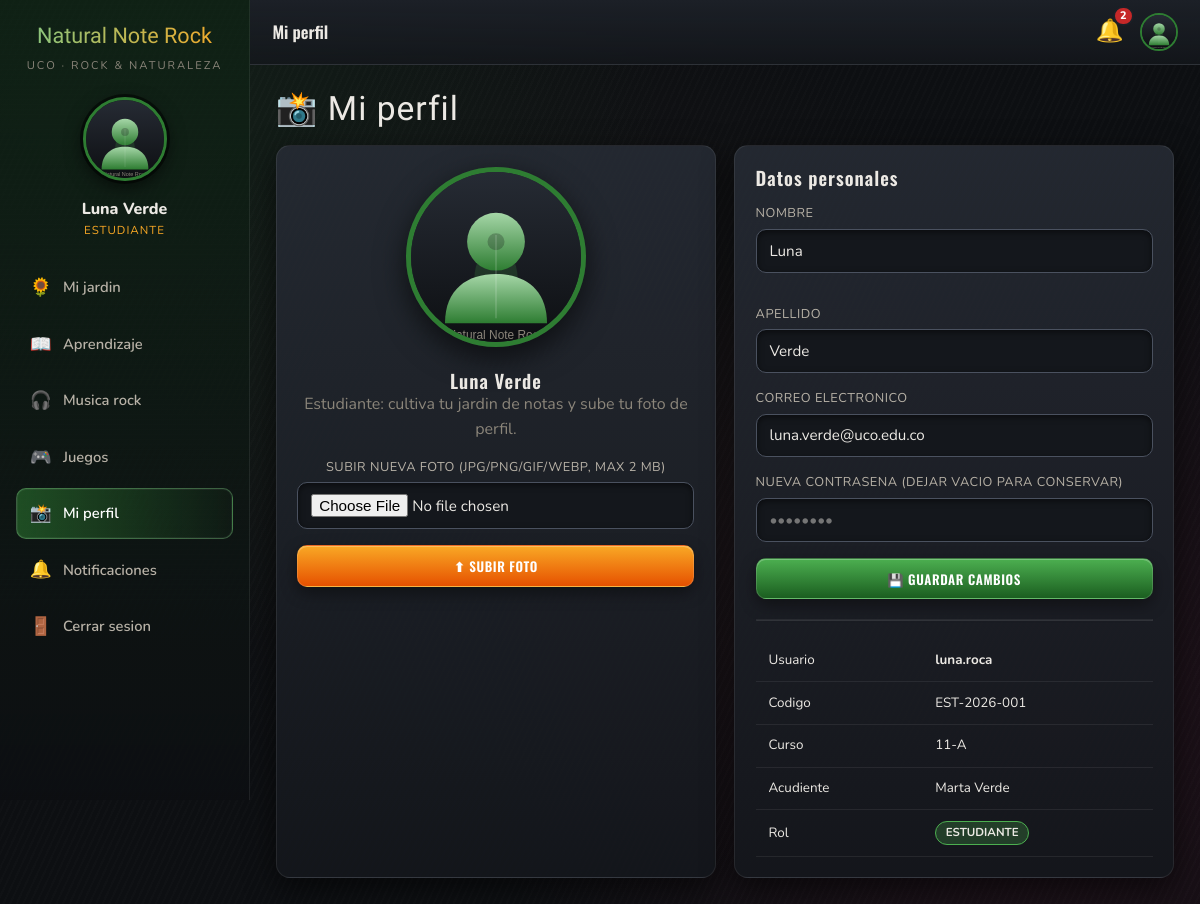
/estudiante/perfil.php (signed in), run on the app's committed database.
### tables this page shows
CREATE TABLE usuarios (
    id              INT AUTO_INCREMENT PRIMARY KEY,
    nombre          VARCHAR(80)  NOT NULL,
    apellido        VARCHAR(80)  NOT NULL,
    username        VARCHAR(50)  NOT NULL UNIQUE,
    email           VARCHAR(120) NOT NULL UNIQUE,
    password_hash   VARCHAR(255) NOT NULL,
    rol             ENUM('administrador','profesor','estudiante') NOT NULL,
    foto            VARCHAR(255) DEFAULT NULL,
    activo          TINYINT(1)   NOT NULL DEFAULT 1,
    ultimo_acceso   DATETIME     DEFAULT NULL,
    creado_en       TIMESTAMP    DEFAULT CURRENT_TIMESTAMP,
    actualizado_en  TIMESTAMP    DEFAULT CURRENT_TIMESTAMP ON UPDATE CURRENT_TIMESTAMP,
    INDEX idx_usuarios_rol (rol)
);

CREATE TABLE estudiantes (
    id               INT AUTO_INCREMENT PRIMARY KEY,
    usuario_id       INT NOT NULL UNIQUE,
    codigo           VARCHAR(30) UNIQUE,
    documento        VARCHAR(30) UNIQUE,
    curso            VARCHAR(40),
    fecha_nacimiento DATE,
    acudiente        VARCHAR(120),
    telefono         VARCHAR(30),
    direccion        VARCHAR(180),
    CONSTRAINT fk_estudiante_usuario
        FOREIGN KEY (usuario_id) REFERENCES usuarios(id)
        ON DELETE CASCADE ON UPDATE CASCADE
);

### config/config.php (called while the page is built, shortened)
<?php
function url(string $path = ''): string
{
    return BASE_PATH . ltrim($path, '/');
}
function asset(string $path): string
{
    return url('assets/' . ltrim($path, '/'));
}
function e(?string $valor): string
{
    return htmlspecialchars((string) $valor, ENT_QUOTES, 'UTF-8');
}
spl_autoload_register(static function (string $clase): void {
    $prefijo = 'App\\';
    $relativa = str_replace('\\', '/', substr($clase, strlen($prefijo)));
    $archivo  = APP_ROOT . '/src/' . $relativa . '.php';
});

### includes/guard.php (called while the page is built, shortened)
<?php
require_once __DIR__ . '/../config/config.php';
$rolesPermitidos = $rolesPermitidos ?? [];
$usuario = $rolesPermitidos
    ? Auth::requerirRol(...$rolesPermitidos)
    : Auth::requerirLogin();

### src/Models/Estudiante.php (called while the page is built, shortened)
<?php
final class Estudiante extends Usuario
{
    protected ?string $codigo = null;
    protected ?string $curso = null;
    protected ?string $acudiente = null;
    protected function hidratarExtra(): void
    {
        $db = Database::getInstancia()->getConexion();
        $stmt = $db->prepare('SELECT * FROM estudiantes WHERE usuario_id = :u LIMIT 1');
        $stmt->execute([':u' => $this->id]);
        if ($fila = $stmt->fetch()) {
            $this->codigo       = $fila['codigo'];
            $this->curso        = $fila['curso'];
            $this->acudiente    = $fila['acudiente'];
        }
    }
    public function menu(): array
    {
        return [
            ['titulo' => 'Mi jardin',      'url' => url('estudiante/dashboard.php'),     'icono' => '🌻'],
            ['titulo' => 'Aprendizaje',    'url' => url('estudiante/aprendizaje.php'),   'icono' => '📖'],
            ['titulo' => 'Musica rock',    'url' => url('estudiante/musica.php'),        'icono' => '🎧'],
            ['titulo' => 'Juegos',         'url' => url('estudiante/juegos.php'),        'icono' => '🎮'],
            ['titulo' => 'Mi perfil',      'url' => url('estudiante/perfil.php'),        'icono' => '📸'],
            ['titulo' => 'Notificaciones', 'url' => url('notificaciones.php'),           'icono' => '🔔'],
        ];
    }
    public function descripcionRol(): string
    {
        return 'Estudiante: cultiva tu jardin de notas y sube tu foto de perfil.';
    }
    public function getCodigo(): ?string { return $this->codigo; }
    public function getCurso(): ?string { return $this->curso; }
    public function getAcudiente(): ?string { return $this->acudiente; }
}

### src/Models/Usuario.php (called while the page is built, shortened)
<?php
abstract class Usuario extends Model implements Autenticable, Notificable
{
    protected int    $id = 0;
    protected string $nombre = '';
    protected string $apellido = '';
    protected string $username = '';
    protected string $email = '';
    protected string $rol = '';
    public static function desdeFila(array $fila): Usuario
    {
        $usuario = match ($fila['rol']) {
            'administrador' => new Administrador(),
            'profesor'      => new Profesor(),
            default         => new Estudiante(),
        };
        $usuario->id           = (int) $fila['id'];
        $usuario->nombre       = $fila['nombre'];
        $usuario->apellido     = $fila['apellido'];
        $usuario->username     = $fila['username'];
        $usuario->email        = $fila['email'];
        $usuario->passwordHash = $fila['password_hash'];
        $usuario->rol          = $fila['rol'];
        $usuario->foto         = $fila['foto'] ?: null;
        $usuario->activo       = (bool) $fila['activo'];
        $usuario->hidratarExtra();
        return $usuario;
    }
    public static function buscarPorId(int $id): ?Usuario
    {
        $db = Database::getInstancia()->getConexion();
        $stmt = $db->prepare('SELECT * FROM usuarios WHERE id = :id AND activo = 1 LIMIT 1');
        $stmt->execute([':id' => $id]);
        $fila = $stmt->fetch();
        return $fila ? self::desdeFila($fila) : null;
    }
    public function getRol(): string
    {
        return $this->rol;
    }
    public function notificacionesNoLeidas(): int
    {
        $stmt = $this->db->prepare(
            'SELECT COUNT(*) FROM notificaciones WHERE usuario_id = :u AND leida = 0'
        );
        $stmt->execute([':u' => $this->id]);
        return (int) $stmt->fetchColumn();
    }
    public function getNombreCompleto(): string { return trim($this->nombre . ' ' . $this->apellido); }
    public function getNombre(): string { return $this->nombre; }
    public function getApellido(): string { return $this->apellido; }
    public function getUsername(): string { return $this->username; }
    public function getEmail(): string { return $this->email; }
    public function getFotoUrl(): string
    {
        return asset('img/avatar_default.svg');
    }
}

### src/Support/Auth.php (called while the page is built, shortened)
<?php
final class Auth
{
    public static function usuario(): ?Usuario
    {
        $id = $_SESSION['usuario_id'] ?? null;
        return Usuario::buscarPorId((int) $id);
    }
    public static function requerirLogin(): Usuario
    {
        $usuario = self::usuario();
        return $usuario;
    }
    public static function requerirRol(string ...$roles): Usuario
    {
        $usuario = self::requerirLogin();
        return $usuario;
    }
}

### src/Core/Database.php (called while the page is built, shortened)
<?php
final class Database
{
    private static ?Database $instancia = null;
    private PDO $pdo;
    private function __construct()
    {
        $dsn = sprintf(
            'mysql:host=%s;port=%s;dbname=%s;charset=%s',
            DB_HOST,
            DB_PORT,
            DB_NAME,
            DB_CHARSET
        );
        try {
            $this->pdo = new PDO($dsn, DB_USER, DB_PASS, [
                PDO::ATTR_ERRMODE            => PDO::ERRMODE_EXCEPTION,
                PDO::ATTR_DEFAULT_FETCH_MODE => PDO::FETCH_ASSOC,
                PDO::ATTR_EMULATE_PREPARES   => false,
            ]);
        } catch (PDOException $e) {
            throw new RuntimeException(
                'No fue posible conectar a la base de datos: ' . $e->getMessage()
            );
        }
    }
    public static function getInstancia(): Database
    {
        if (self::$instancia === null) {
            self::$instancia = new self();
        }
        return self::$instancia;
    }
    public function getConexion(): PDO
    {
        return $this->pdo;
    }
}

### src/Core/Model.php (called while the page is built, shortened)
<?php
abstract class Model
{
    public function __construct()
    {
        $this->db = Database::getInstancia()->getConexion();
    }
}

### estudiante/perfil.php (the view, shortened to what this page needs)
<?php
$rolesPermitidos = ['estudiante'];
require_once __DIR__ . '/../includes/guard.php';
$pageTitle = 'Mi perfil';
$activo = url('estudiante/perfil.php');
require __DIR__ . '/../includes/header.php';
?>
<div class="titulo-seccion"><h2>📸 Mi perfil</h2></div>
<div class="grid grid-2">
    <div class="card text-center">
        <img src="<?= e($usuario->getFotoUrl()) ?>" alt="Foto actual"
             style="width:180px;height:180px;border-radius:50%;object-fit:cover;border:5px solid var(--green-500);box-shadow:0 10px 30px rgba(0,0,0,.6)">
        <h3 class="mt"><?= e($usuario->getNombreCompleto()) ?></h3>
        <p class="text-dim"><?= e($usuario->descripcionRol()) ?></p>
        <form method="post" enctype="multipart/form-data" class="mt">
            <div class="form-group">
                <label for="foto">Subir nueva foto (JPG/PNG/GIF/WEBP, max 2 MB)</label>
                <input type="file" id="foto" name="foto" accept="image/*" required>
            </div>
            <button class="btn btn-ambar btn-block">⬆ Subir foto</button>
        </form>
    </div>
    <div class="card">
        <h3>Datos personales</h3>
        <form method="post" class="mt">
            <div class="form-row">
                <div class="form-group">
                    <label>Nombre</label>
                    <input type="text" name="nombre" value="<?= e($usuario->getNombre()) ?>" required>
                </div>
                <div class="form-group">
                    <label>Apellido</label>
                    <input type="text" name="apellido" value="<?= e($usuario->getApellido()) ?>" required>
                </div>
            </div>
            <div class="form-group">
                <label>Correo electronico</label>
                <input type="email" name="email" value="<?= e($usuario->getEmail()) ?>" required>
            </div>
            <div class="form-group">
                <label>Nueva contrasena (dejar vacio para conservar)</label>
                <input type="password" name="password" placeholder="••••••••">
            </div>
            <button class="btn btn-verde btn-block">💾 Guardar cambios</button>
        </form>
        <hr style="border-color:rgba(255,255,255,.1);margin:1.2rem 0">
        <table class="tabla tabla-mini">
            <tr><td>Usuario</td><td><strong><?= e($usuario->getUsername()) ?></strong></td></tr>
            <tr><td>Codigo</td><td><?= e($usuario->getCodigo()) ?></td></tr>
            <tr><td>Curso</td><td><?= e($usuario->getCurso()) ?></td></tr>
            <tr><td>Acudiente</td><td><?= e($usuario->getAcudiente()) ?></td></tr>
            <tr><td>Rol</td><td><span class="chip chip-verde"><?= e($usuario->getRol()) ?></span></td></tr>
        </table>
    </div>
</div>
<?php require __DIR__ . '/../includes/footer.php'; ?>

### includes/header.php (shortened to what this page needs)
<?php
$pageTitle = $pageTitle ?? APP_NAME;
$activo    = $activo ?? '';
$noLeidas  = $usuario->notificacionesNoLeidas();
?>
<!DOCTYPE html>
<html lang="es">
<head>
    <link rel="stylesheet" href="<?= asset('css/style.css') ?>">
    <link rel="stylesheet" href="<?= asset('css/garden.css') ?>">
</head>
<body>
<div class="app">
    <aside class="sidebar" id="sidebar">
        <div class="brand"><?= e(APP_NAME) ?></div>
        <div class="brand-sub"><?= e(APP_ORG) ?> · ROCK & NATURALEZA</div>
        <div class="perfil-mini">
            <img src="<?= e($usuario->getFotoUrl()) ?>" alt="Foto de perfil">
            <div class="nombre"><?= e($usuario->getNombreCompleto()) ?></div>
            <div class="rol"><?= e($usuario->getRol()) ?></div>
        </div>
        <nav>
            <?php foreach ($usuario->menu() as $item): ?>
                <a class="nav-item <?= $activo === $item['url'] ? 'activo' : '' ?>"
                   href="<?= e($item['url']) ?>">
                    <span class="ico"><?= $item['icono'] ?></span>
                    <span><?= e($item['titulo']) ?></span>
                </a>
            <?php endforeach; ?>
            <a class="nav-item" href="<?= url('logout.php') ?>">
                <span class="ico">🚪</span><span>Cerrar sesion</span>
            </a>
        </nav>
    </aside>
    <div class="main">
        <header class="topbar">
            <div class="flex center gap">
                <span class="titulo"><?= e($pageTitle) ?></span>
            </div>
            <div class="topbar-acciones">
                <a class="campana" href="<?= url('notificaciones.php') ?>" title="Notificaciones">
                    🔔
                    <span class="contador" id="contadorNotif"
                          style="<?= $noLeidas === 0 ? 'display:none' : '' ?>">
                        <?= (int) $noLeidas ?>
                    </span>
                </a>
                <img src="<?= e($usuario->getFotoUrl()) ?>" alt="avatar"
                     style="width:38px;height:38px;border-radius:50%;object-fit:cover;border:2px solid var(--green-500)">
            </div>
        </header>
        <main class="content">

### data on the page
usuarios: $usuario->getNombreCompleto() "Luna Verde", rol "ESTUDIANTE", nombre "Luna", apellido "Verde", email "luna.verde@uco.edu.co", username "luna.roca"
estudiantes: codigo "EST-2026-001", curso "11-A", acudiente "Marta Verde"

### other printed values
APP_ORG "UCO"
$item['icono'] "🌻"
$item['titulo'] "Mi jardin"
$item['icono'] "📖"
$item['titulo'] "Aprendizaje"
$item['icono'] "🎧"
$item['titulo'] "Musica rock"
$item['icono'] "🎮"
$item['titulo'] "Juegos"
$item['icono'] "📸"
$item['titulo'] "Mi perfil"
$item['icono'] "🔔"
$item['titulo'] "Notificaciones"
$pageTitle "Mi perfil"
$noLeidas "2"
